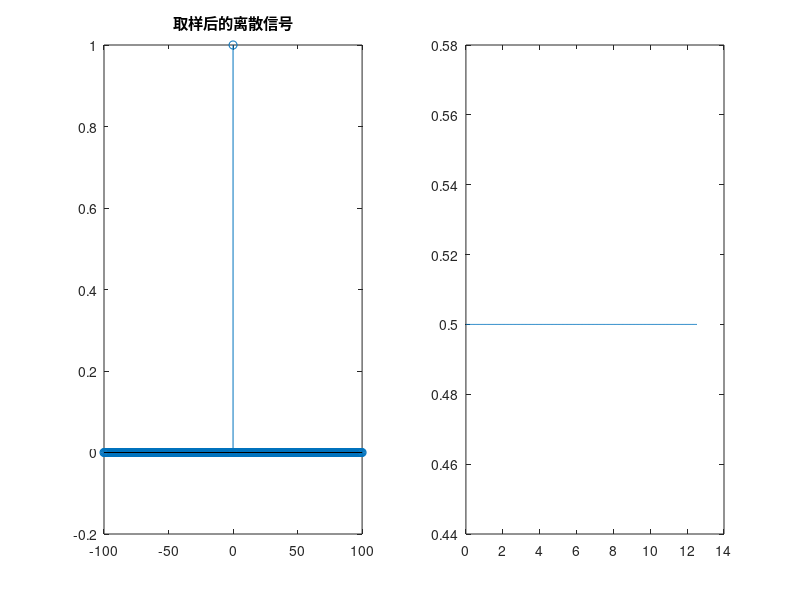
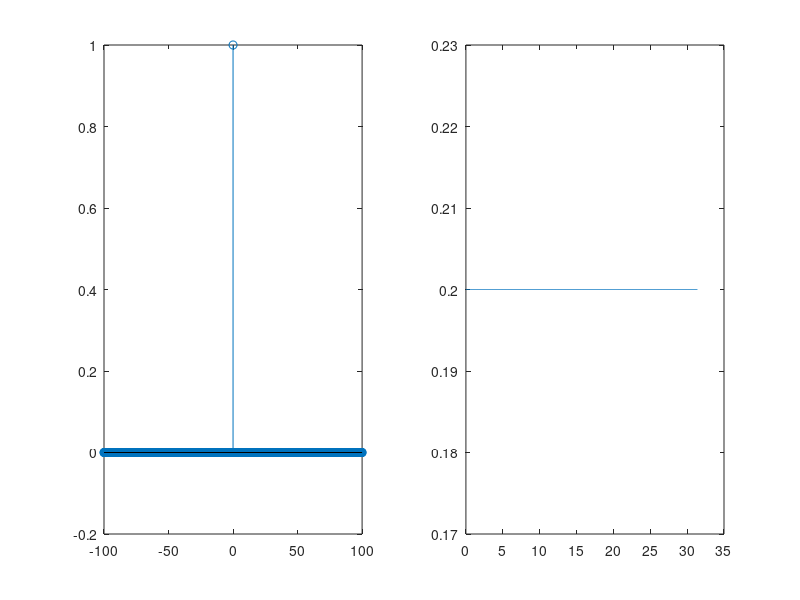
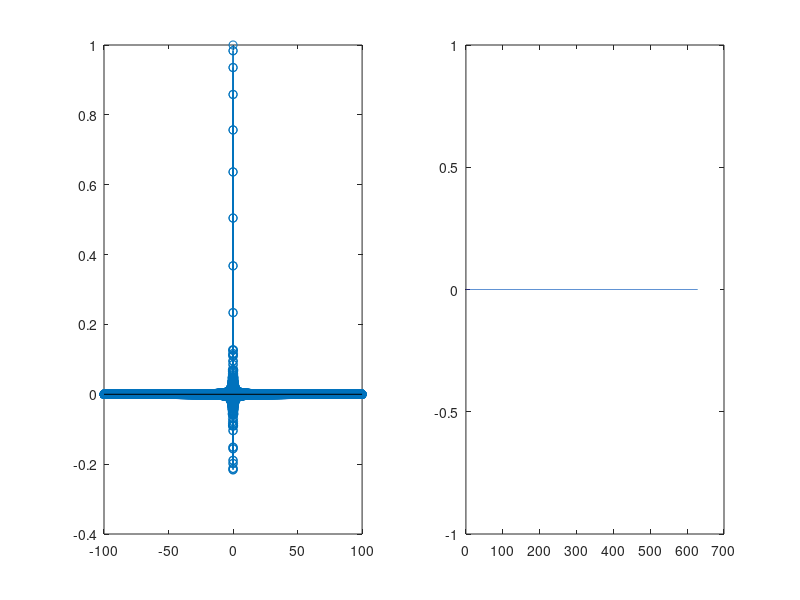

MATLAB code to generate these figures, in order:
clear,clc
T=0.5;
Nc=100/T;
t=-Nc:Nc;
t=t';
[nt,~]=size(t);
nT=zeros(nt,1);
f=nT;
for n=-Nc:Nc
    nT(n+Nc+1)=T*n;
    f(n+Nc+1)=(sin(10*pi*nT(n+Nc+1))+eps)/(10*pi*nT(n+Nc+1)+eps);
end
figure(1);
subplot(1,2,1);
stem(nT,f);title("取样后的离散信号");
dw=1/T/nt*2*pi;
w=zeros(nt,1);
for time=1:nt
    w(time)=(time-1)*dw;
end
F=fft(f)*T;
subplot(1,2,2);
plot(w,abs(F));


T=0.2;
Nc=100/T;
t=-Nc:Nc;
t=t';
[nt,~]=size(t);
nT=zeros(nt,1);
f=nT;
for n=-Nc:Nc
    nT(n+Nc+1)=T*n;
    f(n+Nc+1)=(sin(10*pi*nT(n+Nc+1))+eps)/(10*pi*nT(n+Nc+1)+eps);
end
figure(2);
subplot(1,2,1);
stem(nT,f);
dw=1/T/nt*2*pi;
w=zeros(nt,1);
for time=1:nt
    w(time)=(time-1)*dw;
end
F=fft(f)*T;
subplot(1,2,2);
plot(w,abs(F));



T=0.01;
Nc=100/T;
t=-Nc:Nc;
t=t';
[nt,~]=size(t);
nT=zeros(nt,1);
f=nT;
for n=-Nc:Nc
    nT3(n+Nc+1)=T*n;
    f3(n+Nc+1)=(sin(10*pi*nT3(n+Nc+1))+eps)/(10*pi*nT3(n+Nc+1)+eps);
end
figure(3);
subplot(1,2,1);
stem(nT3,f3);
dw=1/T/nt*2*pi;
w=zeros(nt,1);
for time=1:nt
    w(time)=(time-1)*dw;
end
F=fft(f)*T;
subplot(1,2,2);
plot(w,abs(F));